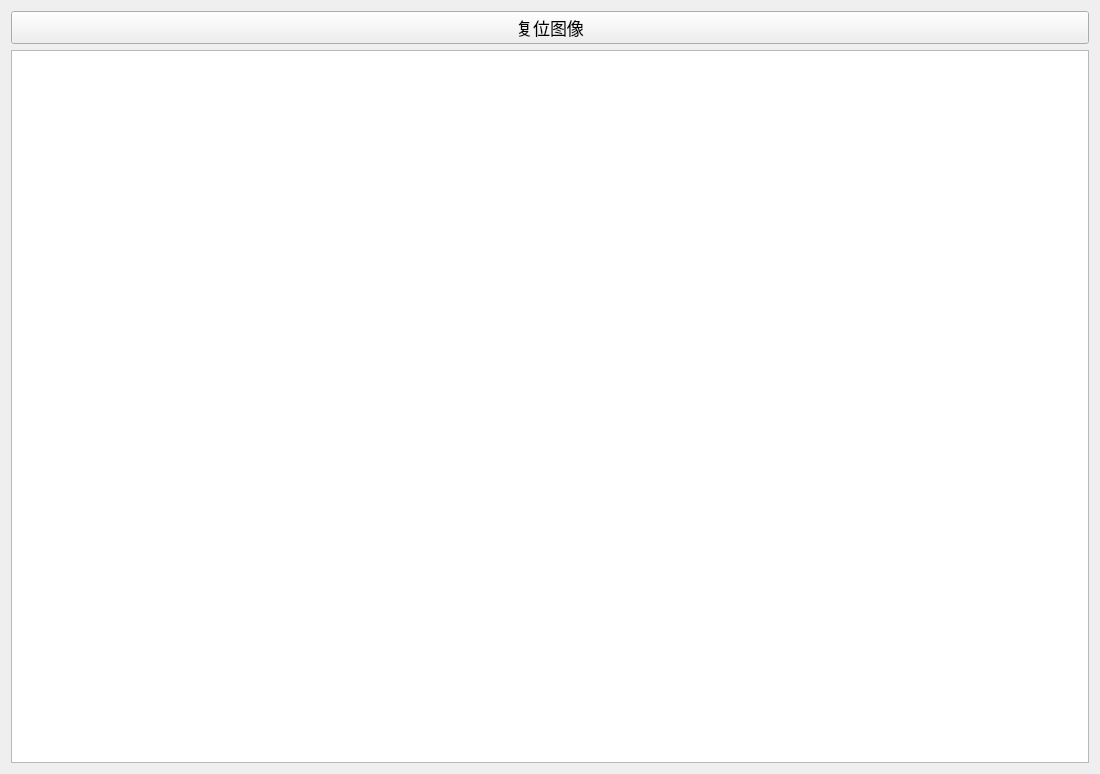
<?xml version="1.0" encoding="UTF-8"?>
<ui version="4.0">
 <class>MaxValue_wavelength_widget</class>
 <widget class="QWidget" name="MaxValue_wavelength_widget">
  <property name="geometry">
   <rect>
    <x>0</x>
    <y>0</y>
    <width>1100</width>
    <height>774</height>
   </rect>
  </property>
  <property name="font">
   <font>
    <pointsize>13</pointsize>
   </font>
  </property>
  <property name="windowTitle">
   <string>Form</string>
  </property>
  <layout class="QGridLayout" name="gridLayout">
   <item row="0" column="0">
    <widget class="QPushButton" name="btn_reset">
     <property name="font">
      <font>
       <pointsize>13</pointsize>
      </font>
     </property>
     <property name="text">
      <string>复位图像</string>
     </property>
    </widget>
   </item>
   <item row="1" column="0">
    <widget class="QCustomPlot" name="customPlot_wave"/>
   </item>
  </layout>
 </widget>
 <customwidgets>
  <customwidget>
   <class>QCustomPlot</class>
   <extends>QGraphicsView</extends>
   <header location="global">qcustomplot.h</header>
  </customwidget>
 </customwidgets>
 <resources/>
 <connections/>
</ui>
